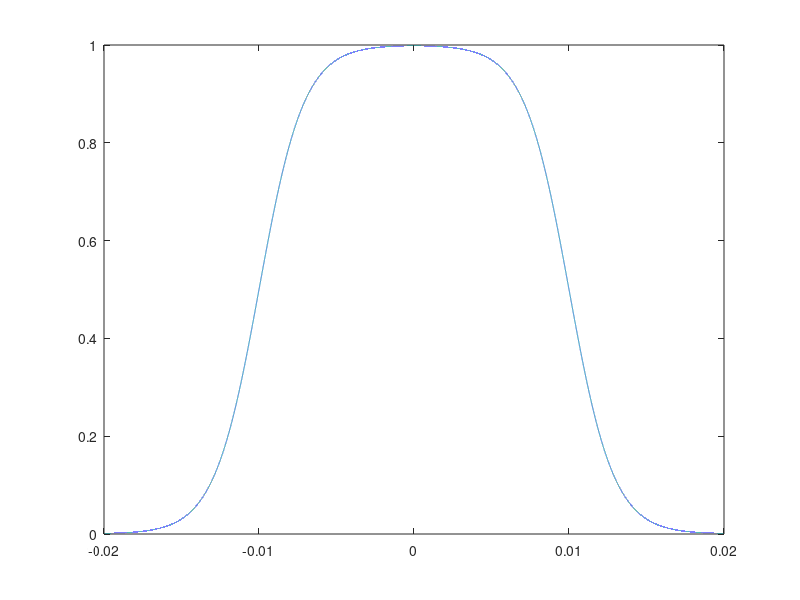

MATLAB code to generate this figure:
m = 0;%1.092;
sd = 0.01;
a1 = -log(0.001)/sd;
% a1 = 30;
a2 = a1;
fs= 44100;
t1 = linspace(m-sd*2,m,fs); 
t2 = linspace(m,m+sd*2,fs); 
sig1 = 1./(1+exp(-a1*(t1-m+sd))); 
sig2 = 1./(1+exp(a2*(t2-m-sd))); 
sig=horzcat(sig1,sig2); 
t = horzcat(t1,t2); 
figure; plot(t,sig);
